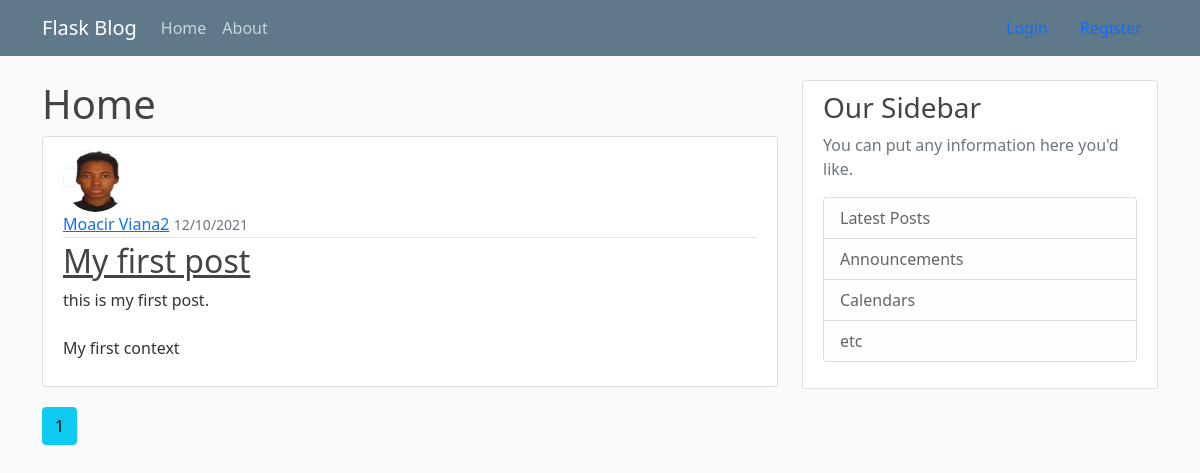
The app's page /home, older data.
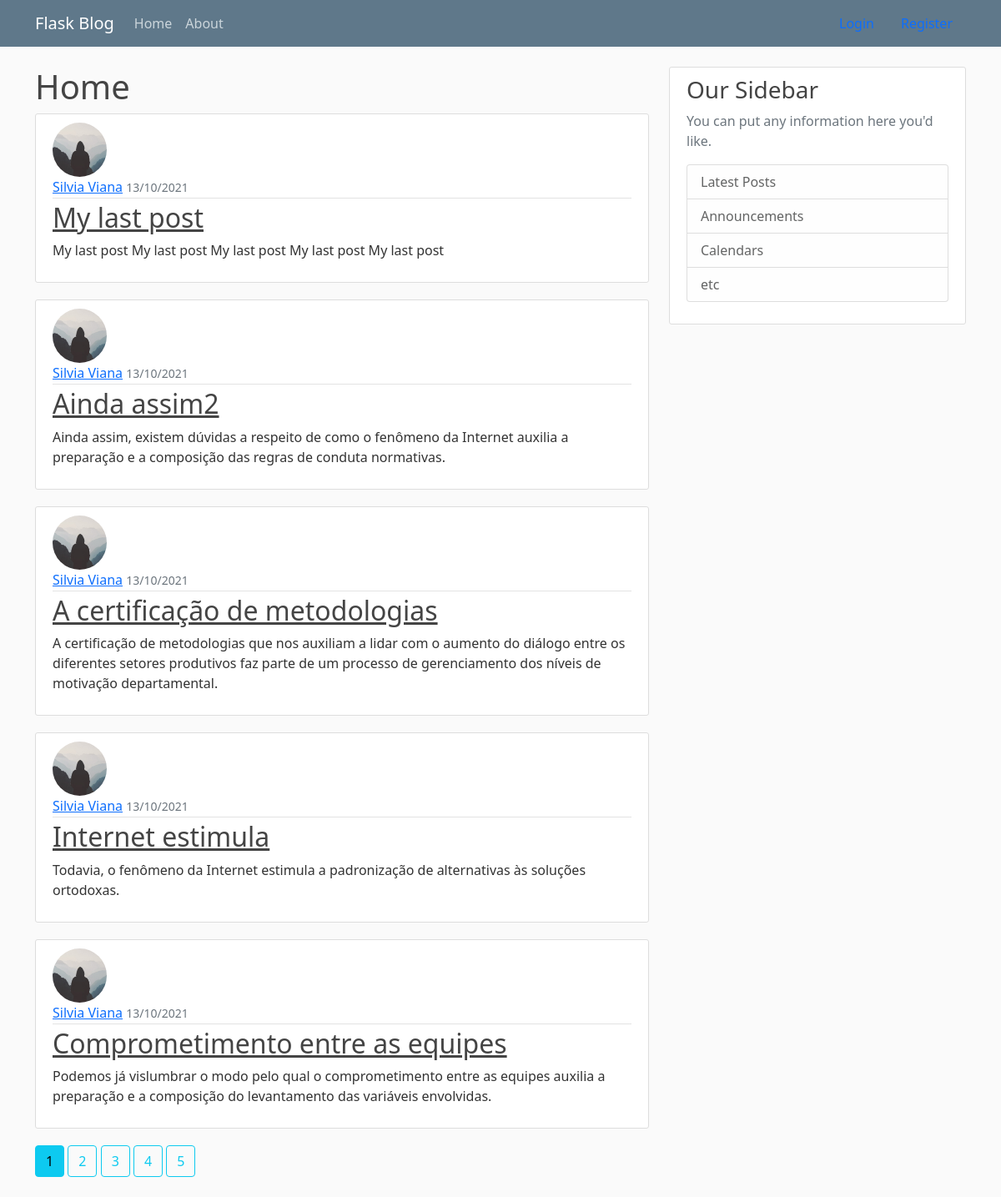
The same page, newer data.
### flaskblog/models.py (models this page shows, shortened)
class Post(db.Model):
    id = db.Column(db.Integer, primary_key=True)
    title = db.Column(db.String(100), nullable=False)
    date_posted = db.Column(db.DateTime, nullable=False, default=datetime.utcnow)
    content = db.Column(db.Text, nullable=False)
    user_id = db.Column(db.Integer, db.ForeignKey('user.id'), nullable=False)

class User(db.Model, UserMixin):
    id = db.Column(db.Integer, primary_key=True)
    username = db.Column(db.String(20), unique=True, nullable=False)
    email = db.Column(db.String(120), unique=True, nullable=False)
    image_file = db.Column(db.String(120), nullable=False, default='default.jpg')
    password = db.Column(db.String(60), nullable=False)
    posts = db.relationship('Post', backref='author', lazy=True)

### flaskblog/main/routes.py (the view)
@main.route("/")
@main.route("/home")
def home():
    page = request.args.get('page', 1, type=int)
    posts = Post.query.order_by(Post.date_posted.desc()).paginate(page=page, per_page=5)
    return render_template('home.html', posts=posts)

### flaskblog/templates/home.html
{% extends "layout.html" %}
{% block content %}
  <h1>Home</h1>
  {% for post in posts.items %}
    <article class="media content-section">
      <img class="rounded-circle article-img" src="{{ url_for('static', filename='profile_pics/' + post.author.image_file)}}" />
        <div class="media-body">
          <div class="article-metadata">
            <a class="mr-2" href="{{ url_for('users.user_posts', username=post.author.username)}}">{{ post.author.username }}</a>
            <small class="text-muted">{{ post.date_posted.strftime('%d/%m/%Y') }}</small>
          </div>
          <h2><a class="article-title" href="{{ url_for('posts.post', post_id=post.id) }}">{{ post.title }}</a></h2>
          <p class="article-content">{{ post.content }}</p>
        </div>
      </article>
  {% endfor %}
  {% for page_num in posts.iter_pages(left_edge=1, right_edge=1, left_current=1, right_current=5) %}
    {% if page_num %}
        {% if posts.page == page_num %}
          <a class="btn btn-info mb-4" href="{{url_for('main.home', page=page_num)}}">{{ page_num }}</a>
        {% else %}
          <a class="btn btn-outline-info mb-4" href="{{url_for('main.home', page=page_num)}}">{{ page_num }}</a>
        {% endif %}
    {% else %}
    ...
    {% endif %}
  {% endfor %}
{% endblock content %}

Row changes from the older to the newer data that the page shows:
no longer on this page (row unchanged): Post: image_file (picture), author.username "Moacir Viana2", date_posted "12/10/2021", title "My first post", content "this is my first post. My first context"
added Post: image_file (placeholder picture), author.username "Silvia Viana", date_posted "13/10/2021", title "My last post", content "My last post My last post My last post My last post My last post"
added Post: image_file (placeholder picture), author.username "Silvia Viana", date_posted "13/10/2021", title "Ainda assim2", content "Ainda assim, existem dúvidas a respeito de como o fenômeno da Internet auxilia a preparação e a composição das regras de conduta normativas."
added Post: image_file (placeholder picture), author.username "Silvia Viana", date_posted "13/10/2021", title "A certificação de metodologias", content "A certificação de metodologias que nos auxiliam a lidar com o aumento do diálogo entre os diferentes setores produtivos faz parte de um processo de gerenciamento dos níveis de motivação departamental."
added Post: image_file (placeholder picture), author.username "Silvia Viana", date_posted "13/10/2021", title "Internet estimula", content "Todavia, o fenômeno da Internet estimula a padronização de alternativas às soluções ortodoxas."
added Post: image_file (placeholder picture), author.username "Silvia Viana", date_posted "13/10/2021", title "Comprometimento entre as equipes", content "Podemos já vislumbrar o modo pelo qual o comprometimento entre as equipes auxilia a preparação e a composição do levantamento das variáveis envolvidas."
Text that changed along with them:
new list line: "2"
new list line: "3"
new list line: "4"
new list line: "5"
